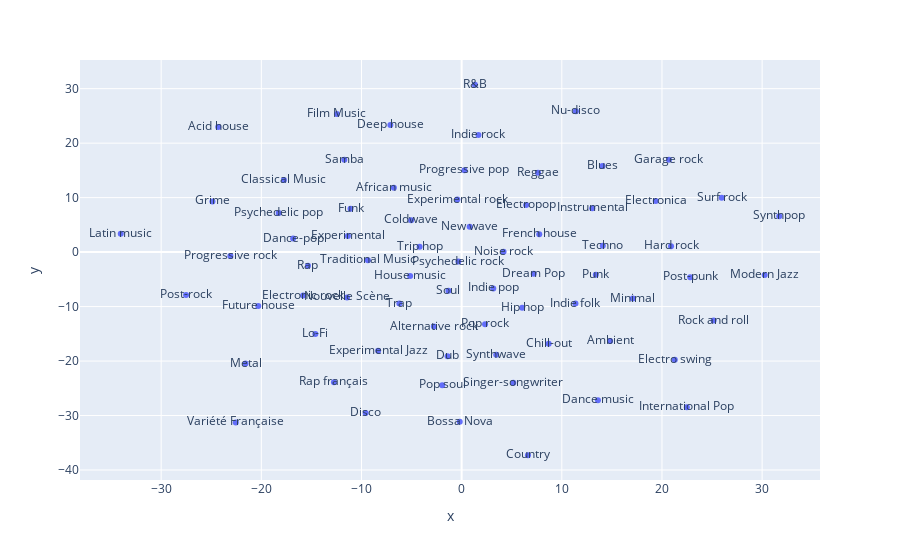

Source (notebook cell):
### Markdown cell above
#### Influencer embeddings

### Code cell
# Extract Influencer embeddings and perform 2D TSNE

i_em = model.get_layer('Influencer-Embedding')
i_em_weights = i_em.get_weights()[0]

tsne = TSNE(n_components=2, verbose=1, perplexity=40, n_iter=300)
tnse_results = tsne.fit_transform(i_em_weights)

fig = px.scatter(x=tnse_results[:,0], y=tnse_results[:,1], text=[col[:-11] for col in influencer_data.columns])
fig.show()

### Figure 1 — Plotly figure (JSON) as saved in the notebook; plotly's stock layout.template omitted (floating-point values rounded to 4 significant figures)
{"data": [{"hoverlabel": {"namelength": 0}, "hovertemplate": "x=%{x}<br>y=%{y}<br>text=%{text}", "legendgroup": "", "marker": {"color": "#636efa", "symbol": "circle"}, "mode": "markers+text", "name": "", "showlegend": false, "text": ["Acid house", "African music", "Alternative rock", "Ambient", "Blues", "Bossa Nova", "Chill-out", "Classical Music", "Coldwave", "Country", "Dance music", "Dance-pop", "Deep house", "Disco", "Dream Pop", "Dub", "Electro swing", "Electronic rock", "Electronica", "Electropop", "Experimental", "Experimental Jazz", "Experimental rock", "Film Music", "French house", "Funk", "Future house", "Garage rock", "Grime", "Hard rock", "Hip hop", "House music", "Indie folk", "Indie pop", "Indie rock", "Instrumental", "International Pop", "Latin music", "Lo-Fi", "Metal", "Minimal", "Modern Jazz", "New wave", "Noise rock", "Nouvelle Scène", "Nu-disco", "Pop rock", "Pop soul", "Post-punk", "Post-rock", "Progressive pop", "Progressive rock", "Psychedelic pop", "Psychedelic rock", "Punk", "R&B", "Rap", "Rap français", "Reggae", "Rock and roll", "Samba", "Singer-songwriter", "Soul", "Surf rock", "Synthpop", "Synthwave", "Techno", "Traditional Music", "Trap", "Trip hop", "Variété Française"], "type": "scatter", "x": [-24.3, -6.769, -2.773, 14.82, 14.06, -0.1911, 8.689, -17.74, -5.044, 6.619, 13.6, -16.83, -7.117, -9.584, 7.194, -1.405, 21.28, -15.82, 19.38, 6.444, -11.36, -8.338, -0.4308, -12.45, 7.749, -11.09, -20.3, 20.7, -24.88, 20.91, 6.043, -5.142, 11.36, 3.159, 1.678, 13.04, 22.48, -34.04, -14.61, -21.58, 17.08, 30.26, 0.8012, 4.185, -11.44, 11.4, 2.337, -1.94, 22.82, -27.52, 0.2758, -23.09, -18.27, -0.3238, 13.39, 1.327, -15.34, -12.75, 7.622, 25.16, -11.72, 5.157, -1.318, 25.96, 31.71, 3.452, 14.09, -9.361, -6.217, -4.197, -22.55], "xaxis": "x", "y": [22.97, 11.84, -13.68, -16.31, 15.83, -31.14, -16.83, 13.24, 5.834, -37.29, -27.21, 2.481, 23.35, -29.54, -3.996, -19.12, -19.77, -7.989, 9.388, 8.631, 2.977, -18.12, 9.636, 25.33, 3.266, 7.938, -9.886, 16.94, 9.308, 1.08, -10.23, -4.39, -9.449, -6.669, 21.48, 8.052, -28.47, 3.391, -15.04, -20.46, -8.528, -4.223, 4.636, 0.04298, -8.314, 25.84, -13.26, -24.45, -4.603, -7.895, 15.02, -0.6966, 7.195, -1.739, -4.176, 30.72, -2.495, -23.88, 14.58, -12.57, 16.97, -23.96, -7.1, 9.977, 6.585, -18.83, 1.177, -1.487, -9.452, 0.9639, -31.27], "yaxis": "y"}], "layout": {"legend": {"tracegroupgap": 0}, "margin": {"t": 60}, "xaxis": {"anchor": "y", "domain": [0, 1], "title": {"text": "x"}}, "yaxis": {"anchor": "x", "domain": [0, 1], "title": {"text": "y"}}}}
